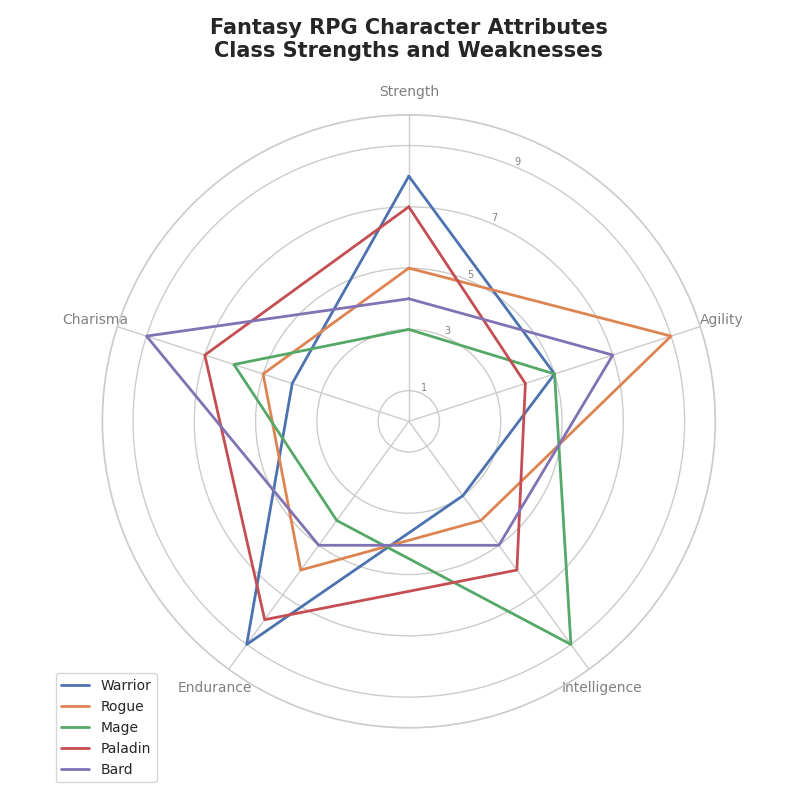

Here is the Python script that generated this plot:
import numpy as np
import matplotlib.pyplot as plt
from math import pi

attributes = ['Strength', 'Agility', 'Intelligence', 'Endurance', 'Charisma']
attribute_values = {
    'Warrior': [8, 5, 3, 9, 4],
    'Rogue': [5, 9, 4, 6, 5],
    'Mage': [3, 5, 9, 4, 6],
    'Paladin': [7, 4, 6, 8, 7],
    'Bard': [4, 7, 5, 5, 9]
}

num_attributes = len(attributes)
angles = np.linspace(0, 2 * pi, num_attributes, endpoint=False).tolist()
angles += angles[:1]

fig, ax = plt.subplots(figsize=(8, 8), subplot_kw=dict(polar=True))
ax.set_theta_offset(pi / 2)
ax.set_theta_direction(-1)
plt.xticks(angles[:-1], attributes, color='grey', size=10)
plt.yticks([1, 3, 5, 7, 9], ["1", "3", "5", "7", "9"], color='grey', size=7)
plt.ylim(0, 10)

for char_class, values in attribute_values.items():
    values += values[:1]
    ax.plot(angles, values, linewidth=2, linestyle='solid', label=char_class)

plt.legend(loc='upper right', bbox_to_anchor=(0.1, 0.1), fontsize=10)
plt.title("Fantasy RPG Character Attributes\nClass Strengths and Weaknesses", size=15, fontweight='bold', pad=20)
plt.tight_layout()
plt.show()
